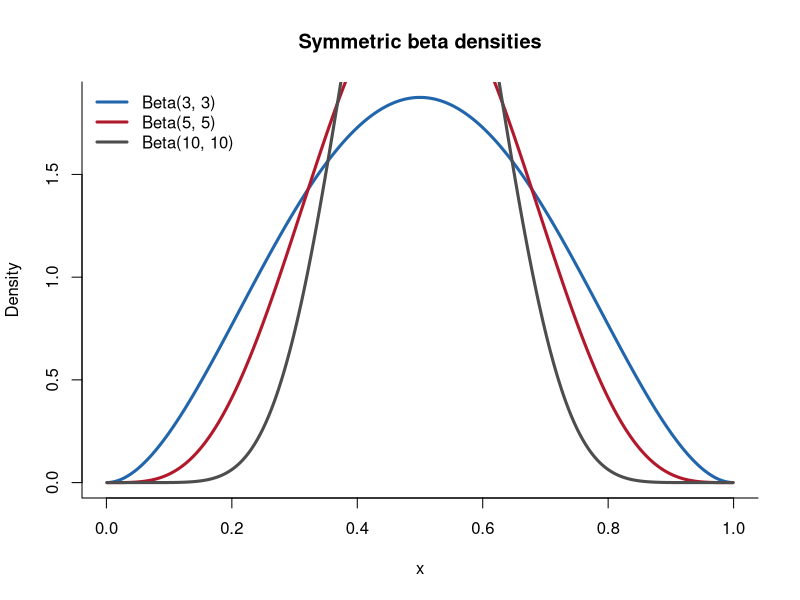
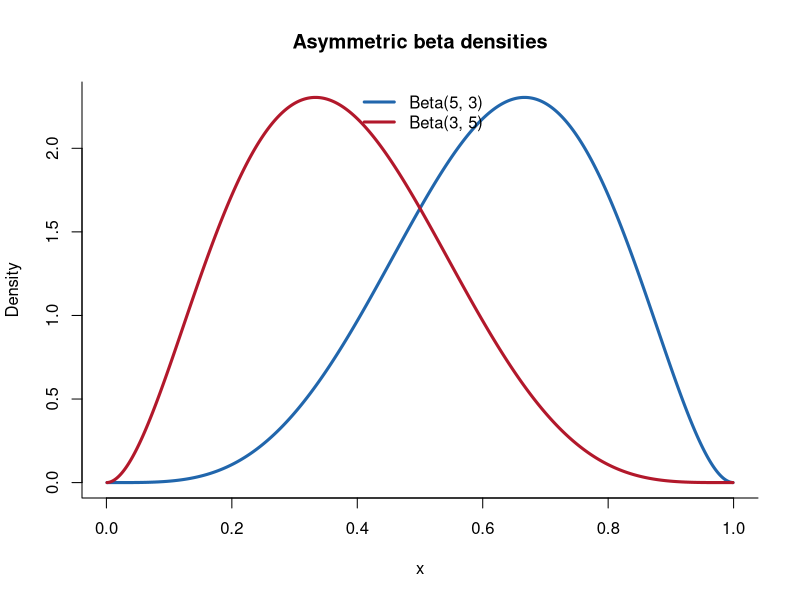
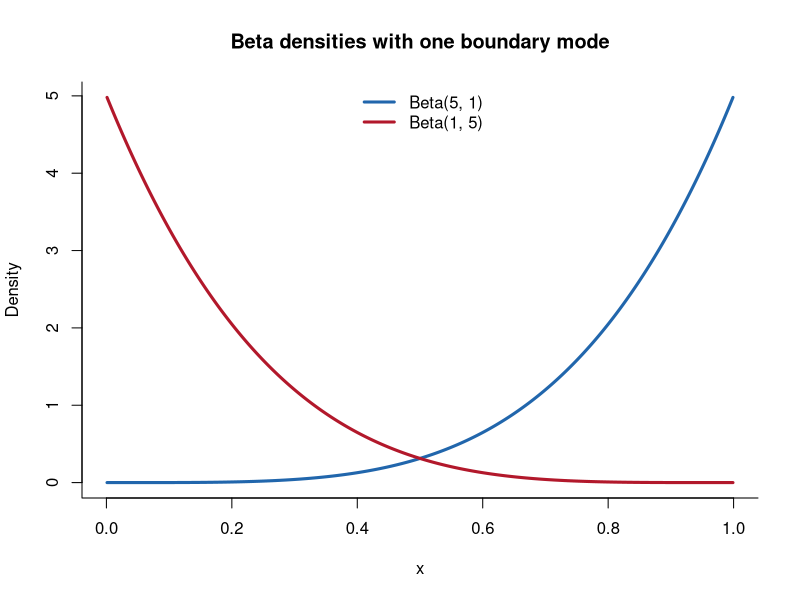
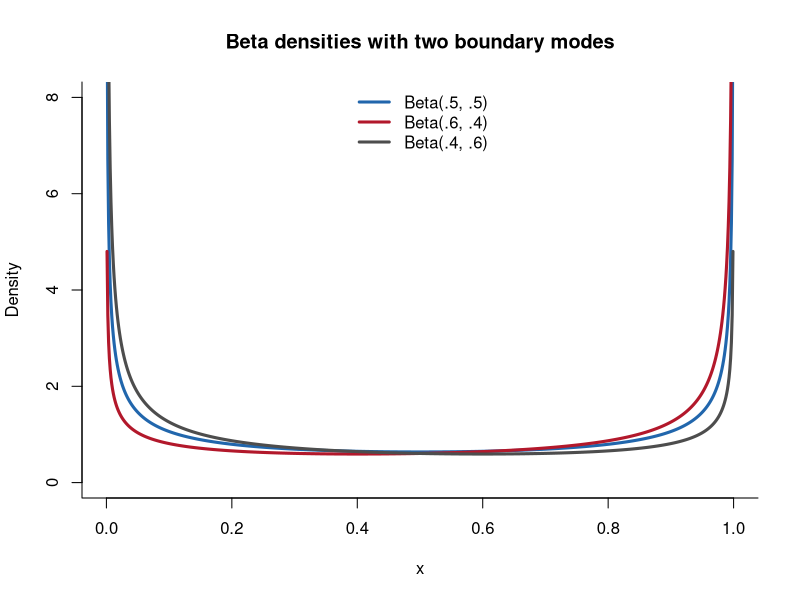

Write R code to recreate these figures, in order.
## ---- chunk 1
x_beta <- seq(.001, .999, length.out = 800)
plot(x_beta, dbeta(x_beta, 3, 3), type = "l", lwd = 3,
     col = "#2166AC", xlab = "x", ylab = "Density",
     main = "Symmetric beta densities", bty = "l")
lines(x_beta, dbeta(x_beta, 5, 5), lwd = 3, col = "#B2182B")
lines(x_beta, dbeta(x_beta, 10, 10), lwd = 3, col = "#4D4D4D")
legend("topleft", c("Beta(3, 3)", "Beta(5, 5)", "Beta(10, 10)"),
       col = c("#2166AC", "#B2182B", "#4D4D4D"),
       lty = 1, lwd = 3, bty = "n")
## ---- chunk 2
plot(x_beta, dbeta(x_beta, 5, 3), type = "l", lwd = 3,
     col = "#2166AC", xlab = "x", ylab = "Density",
     main = "Asymmetric beta densities", bty = "l")
lines(x_beta, dbeta(x_beta, 3, 5), lwd = 3, col = "#B2182B")
legend("top", c("Beta(5, 3)", "Beta(3, 5)"),
       col = c("#2166AC", "#B2182B"), lty = 1, lwd = 3, bty = "n")
## ---- chunk 3
plot(x_beta, dbeta(x_beta, 5, 1), type = "l", lwd = 3,
     col = "#2166AC", xlab = "x", ylab = "Density",
     main = "Beta densities with one boundary mode", bty = "l")
lines(x_beta, dbeta(x_beta, 1, 5), lwd = 3, col = "#B2182B")
legend("top", c("Beta(5, 1)", "Beta(1, 5)"),
       col = c("#2166AC", "#B2182B"), lty = 1, lwd = 3, bty = "n")
## ---- chunk 4
plot(x_beta, dbeta(x_beta, .5, .5), type = "l", lwd = 3,
     col = "#2166AC", xlab = "x", ylab = "Density",
     main = "Beta densities with two boundary modes",
     ylim = c(0, 8), bty = "l")
lines(x_beta, dbeta(x_beta, .6, .4), lwd = 3, col = "#B2182B")
lines(x_beta, dbeta(x_beta, .4, .6), lwd = 3, col = "#4D4D4D")
legend("top", c("Beta(.5, .5)", "Beta(.6, .4)", "Beta(.4, .6)"),
       col = c("#2166AC", "#B2182B", "#4D4D4D"),
       lty = 1, lwd = 3, bty = "n")
